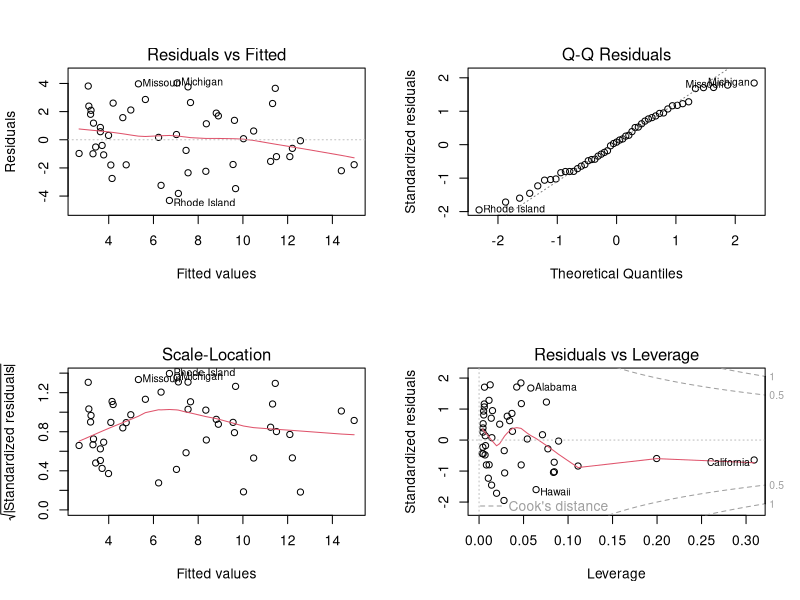

Reproduce this figure in R.
# Reproduce the final model described in the original 2021 study.
# Run from the repository root: Rscript reproduce_final_model.R
# This script is a repository preparation supplement, not the original script.

data("state", package = "datasets")
states <- as.data.frame(state.x77)
analysis_data <- states[rownames(states) != "Nevada", , drop = FALSE]

# Original final specification: no intercept, Illiteracy and Population.
final_model <- lm(Murder ~ 0 + Illiteracy + Population, data = analysis_data)

dir.create("results", showWarnings = FALSE)
predictions <- data.frame(
  State = rownames(analysis_data),
  Actual = analysis_data$Murder,
  Fitted = as.numeric(predict(final_model, newdata = analysis_data)),
  Residual = as.numeric(residuals(final_model))
)
write.csv(predictions, "results/fitted_values.csv", row.names = FALSE)
capture.output(summary(final_model), file = "results/model_summary.txt")

pdf("results/regression_diagnostics.pdf", width = 9, height = 9)
par(mfrow = c(2, 2))
plot(final_model)
dev.off()

print(summary(final_model))
cat("\nAIC:", AIC(final_model), "\n")
cat("step() criterion:", extractAIC(final_model)[2], "\n")
cat("\nShapiro-Wilk test:\n")
print(shapiro.test(residuals(final_model)))

if (requireNamespace("car", quietly = TRUE)) {
  cat("\nVIF (model has no intercept):\n")
  print(car::vif(final_model))
  cat("\nNon-constant variance test:\n")
  print(car::ncvTest(final_model))
}
if (requireNamespace("lmtest", quietly = TRUE)) {
  cat("\nDurbin-Watson test (current state row order):\n")
  print(lmtest::dwtest(final_model))
}
